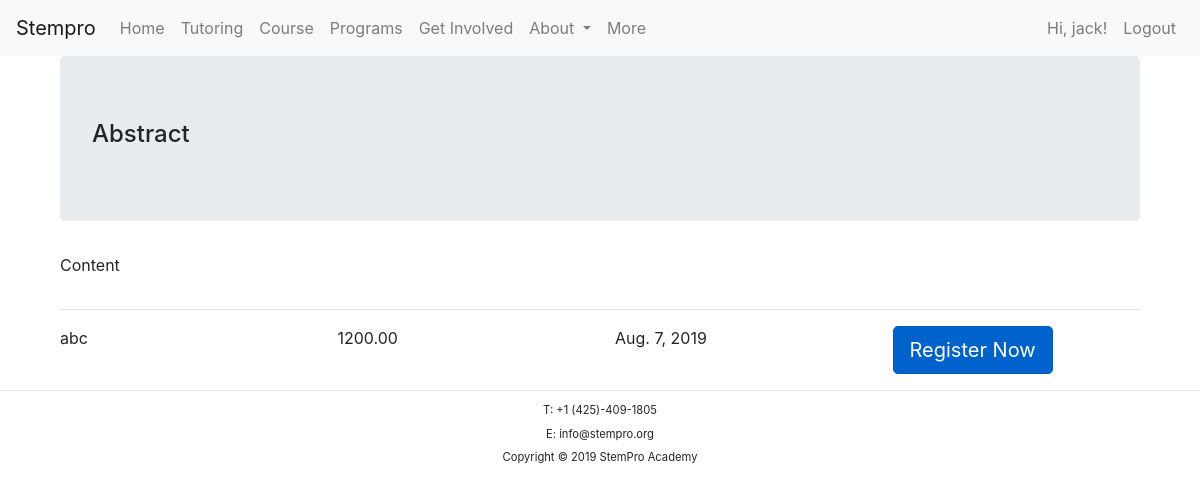
Screenshot of /users/course (signed in) with the database file from the repository.
### app/models.py (models this page shows, shortened)
class CustomUser(AbstractUser):
    portfolio_site = models.URLField(blank=True)
    profile_pic = models.ImageField(upload_to='profile_pics', blank=True)
    type = models.CharField(max_length=50, blank=True)
    related_account = models.CharField(max_length=50, blank=True)

class Course(models.Model):
    name = models.CharField(max_length=50)
    summary = models.TextField(max_length=200, blank=True)
    regular_fee = models.DecimalField(max_digits=8, decimal_places=2, blank=True)
    member_fee = models.DecimalField(max_digits=8, decimal_places=2, blank=True)
    start_date = models.DateField(blank=True)
    adv_pic = models.ImageField(upload_to='profile_pics', blank=True)
    instructor = models.CharField(max_length=50, blank=True)

### app/views.py (the view)
# urls.py: path('course', views.CourseView.as_view(), name='course'),
class CourseView(ListView):
    queryset = Course.objects.all()
    template_name = 'activities.html'

### templates/activities.html
{% extends 'base.html' %}
{% load static %}
{% block content %}
  <div class="container">
    <div class="jumbotron">
      <h4>Abstract</h4>
    </div>
    <p>Content</p>
    <div class="row">
    {% for instance in object_list %}
      <div class='col-md-12'>
        <hr />
      </div>
      <div class='col-md-3'>
        {{instance.name}}
      </div>
      <div class='col-md-3'>
        {{instance.regular_fee}}
      </div>
      <div class='col-md-3'>
        {{instance.start_date}}
      </div>
      <div class='col-md-3'>
        <a href="{% url 'confirm' %}?name={{instance.name}}&type=involved" class="btn btn-primary btn-lg active" role="button" aria-pressed="true">Register Now</a>
      </div>
    {% endfor %}
    </div>
  </div>
{% endblock %}

### templates/base.html (shortened to what this page needs)
<!DOCTYPE html>
{% load static %}
{% load bootstrap4 %}
{% bootstrap_css %}
<html>
    <head>
        <link rel="stylesheet" href="{% static 'css/style.css' %}">
        <link rel="stylesheet" href="https://stackpath.bootstrapcdn.com/bootstrap/4.3.1/css/bootstrap.min.css">
    </head>
    <body>
        <nav class="navbar navbar-defaut navbar-expand-lg navbar-light bg-light">
            <div class="navbar-header">
              <a class="navbar-brand" href="{% url 'home' %} ">Stempro</a>
            </div>
            <div class="collapse navbar-collapse" id="navbarNavAltMarkup">
                <ul class="nav navbar-nav">
                    <li><a class="nav-item nav-link" href="{% url 'home' %}">Home</a></li>
                    <li><a class="nav-item nav-link" href="{% url 'tutor' %}">Tutoring</a></li>
                    <li><a class="nav-item nav-link" href="{% url 'course' %}">Course</a></li>
                    <li><a class="nav-item nav-link" href="{% url 'program' %}">Programs</a></li>
                    <li><a class="nav-item nav-link" href="{% url 'involved' %}">Get Involved</a></li>
                    <li class="nav-item dropdown">
                      <a class="nav-link dropdown-toggle" href="#" id="navbarDropdown" role="button" data-toggle="dropdown" aria-haspopup="true" aria-expanded="false">
                        About
                      </a>
                    </li>
                    <li><a class="nav-item nav-link {{active}}" href="#">More</a></li>
                </ul>
                <ul class="nav navbar-nav ml-auto">
                  {% if user.is_authenticated %}
                    <li><a class="nav-item nav-link" href="#">Hi, {{ user.username }}!</a></li>
                    <li><a class="nav-item nav-link" href="{% url 'logout' %}">Logout</a></li>
                  {% else %}
                    <li><a class="nav-item nav-link" href={% url 'login' %}>Login</a></li>
                  {% endif %}
                </ul>
            </div>
        </nav>
        <div class="container">
            {% block content %}
            {% endblock %}
        </div>
        {% include 'partials/_footer.html' %}
    </body>
</html>

### static/css/style.css (style rules this page uses)
body { font-family: "Times New Roman", Times, serif; }

### rows the page displays
CustomUser: username "jack"
Course: name "abc", regular_fee "1200.00", start_date "Aug. 7, 2019"
